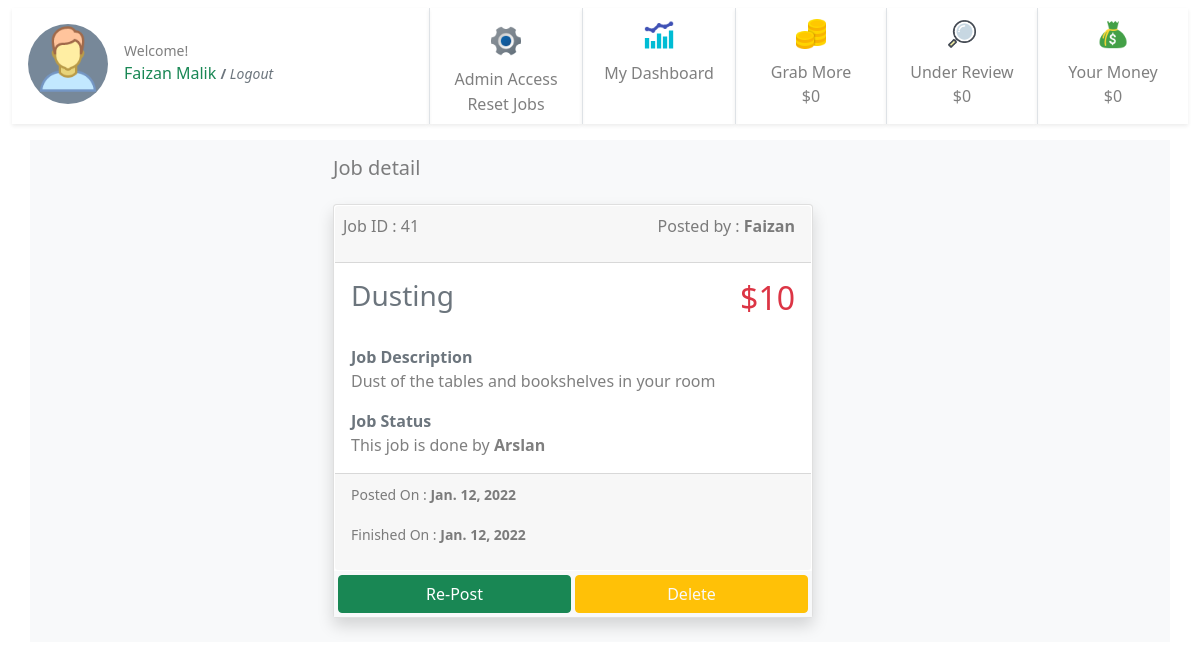
Before: /41/ (signed in) with the older database file.
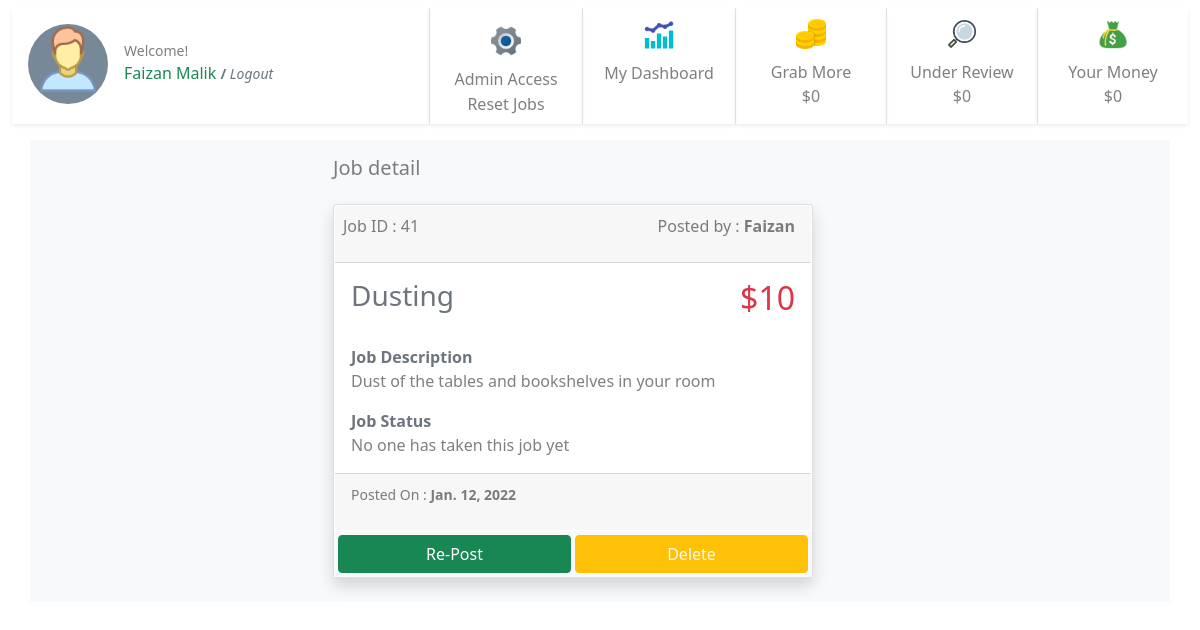
After: the same page with the newer database file.
### jobs/models.py (models this page shows, shortened)
class JobPost(models.Model):
    job_title = models.CharField(max_length=200)
    publish_date = models.DateTimeField('date published', auto_now_add=True)
    job_is_template = models.BooleanField(default=False)
    job_detail = models.CharField(max_length=200)
    job_price = models.IntegerField(default=0)
    job_taken = models.BooleanField(default=False)
    job_under_review = models.BooleanField(default=False)
    job_passed_review = models.BooleanField(default=False)
    job_taken_date = models.DateTimeField('date job taken', null=True, blank=True)
    job_done = models.BooleanField(default=False)
    job_done_date = models.DateTimeField('date job completed', null=True, blank=True)
    job_taker = models.ForeignKey(User, on_delete=models.CASCADE, null=True, blank=True, related_name='job_user')
    job_creator = models.ForeignKey(User, on_delete=models.CASCADE, null=True, blank=True, related_name='job_author')
    job_rejected_by_admin = models.BooleanField(default=False)
    job_expired = models.BooleanField(default=False)
    job_paid = models.BooleanField(default=False)
    job_payment_id = models.ForeignKey(Payments, on_delete=models.CASCADE, null=True, blank=True, related_name='job_payment_id')

### jobs/views.py (the view)
# urls.py: path('<int:pk>/', views.detail, name='detail'),
@login_required
def detail(request, pk):
    print(pk)
    detail = get_object_or_404(JobPost, pk=pk)
    template = loader.get_template('jobs/detail.html')
    if request.user == 'AnonymousUser':
        usr = "None"
    else:
        usr = request.user
    context = {
    'detail': detail,
    'user': usr,
     }
    return HttpResponse(template.render(context, request))

### jobs/templates/jobs/detail.html (shortened to what the changed rows need)
{% extends "jobs/base.html" %} {% block user %} {{user.first_name}} {{user.last_name}} {% endblock user %} {% block detail %} {% load static %}
<div class="container bg-light">
    {% if detail %}
    <div class="row justify-content-center">
        <div class="col-6 ">
            <h5 class="py-3 text-start text-black-50">Job detail</h5>
            <div class="card mb-4 shadow rounded" style="width: 30rem;">
                <a class="btn p-0" href="../" style="width: 100%;">
                    <div class="card-body p-0">
                        <div class="card-header d-flex ps-2 m-0 bg-gray  justify-content-between text-black-50">
                            Job ID : {{detail.id}}
                            <p class="text-black-50 ">Posted by : <strong>{{detail.job_creator.first_name}}</strong> </p>
                        </div>
                        <div class="d-flex justify-content-between">
                            <h3 class="card-title pb-1 p-3 text-secondary">{{ detail.job_title }}</h3>
                            <h2 class="text-danger pb-1 p-3">${{detail.job_price}}</h2>
                        </div>
                        <div class="py-0 p-3 text-start">
                            <strong class="text-secondary">Job Description</strong>
                            <p class="text-black-50">{{detail.job_detail}}</p>
                            <strong class="text-secondary">Job Status</strong> {% if detail.job_done %}
                            <p class="text-black-50">This job is done by <strong>{{detail.job_taker.first_name}}</strong> </p>
                            {% elif detail.job_taken %}
                            <p class="text-black-50">This job is taken by <strong>{{detail.job_taker.first_name}}</strong> </p>
                            {% else %}
                            <p class="text-black-50">No one has taken this job yet</p>
                            {% endif %}
                        </div>
                    </div>
                    <div class="card-footer bg-gray mt-0 text-black-50 text-start">
                        <p><small class="card-text ">Posted On : <strong> {{detail.publish_date.date}}</strong></small></p>
                        {% if detail.job_done %}
                        <p><small class="card-text">Finished On : <strong>{{detail.job_done_date.date}}</strong></small></p>
                        {% else %}
                        <p></p>
                        {% endif %}
                    </div>
                </a>
                {% if request.user.is_staff %}
                <div class="d-flex justify-content-around bg-light">
                    <a class="btn btn-success align-self-center ms-1 my-1" href="{% url 'jobs:repost_job' detail.id%}" style="width: 50%;">Re-Post</a>
                    <a class="btn btn-warning text-light align-self-center mx-1 my-1" href="{% url 'jobs:delete_job' detail.id%}" style="width: 50%;">Delete</a>
                </div>{% endif %}
            </div>
        </div>
    </div>
    {% else %}
    <div class="card-body">
        <h2 class="card-title">No data available.</h2>
    </div>
    {% endif %}
</div>
{% endblock detail %}

Changed rows visible on the page:
changed JobPost "Dusting": job_done True → False (drawn); job_taker.first_name "Arslan" → (not shown); job_done_date "Jan. 12, 2022" → (not shown)
Other visible differences:
text no longer shown: "This job is done by Finished On :"
text now shown: "No one has taken this job yet"
